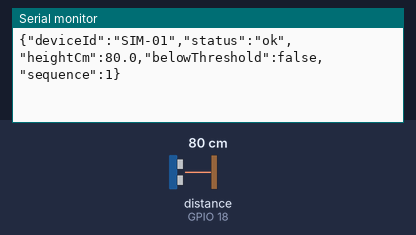
A sketch run on a simulated ESP32. Parts: the last lines printed to the serial monitor. Wiring (inferred from the names in the program): ultrasonic range finder: trigger GPIO 5; echo GPIO 18. The test bench sets the inputs (shaded band); at power-on: distance to the obstacle (sensor on GPIO 18) 80 cm. The echo pulse lasts 58.3 µs per cm.

Above: at 1.2 s.
1.3 s: distance to the obstacle (sensor on GPIO 18) set to 24 cm
At 2.2 s:
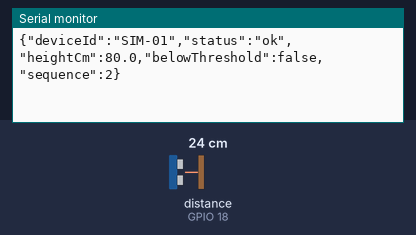
2.8 s: distance to the obstacle (sensor on GPIO 18) set to 19 cm
At 4.1 s:
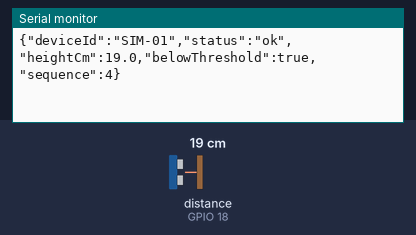
Timing chart, 0 to 5.8 s (numbered marks = the images above; inputs shaded):
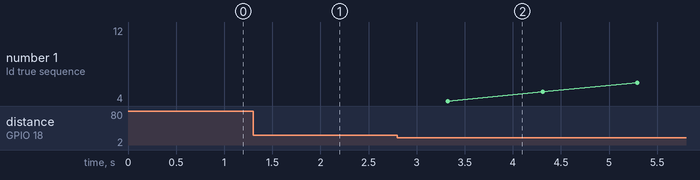

Measured:
- the behaviour switches between 21 and 20 cm on distance to the obstacle (sensor on GPIO 18) (found by bisection; images 1 and 2)
- after the input at 2.8 s, the serial monitor: prints a new line after 0.52 s (image 2)

The sketch:

hackathon.ino.ino
```cpp
/* URINOVA hackathon prototype — NOT for clinical use.
   Assumed hardware: classic ESP32 DevKit + HC-SR04.
   Verify your board and sensor before wiring. Mount the sensor at the bag's
   lowest point facing the floor. Otherwise this measures sensor-to-floor,
   not necessarily bag-to-floor. Set SENSOR_OFFSET_CM after calibration.

   HC-SR04 VCC -> regulated 5V; GND -> common GND; TRIG -> GPIO 5.
   ECHO -> 10k resistor -> GPIO 18; GPIO 18 -> 10k resistor -> GND.
   This divider lowers the 5V echo to ~2.5V. Never connect 5V echo directly
   to an ESP32 GPIO. Pins apply to classic DevKit, not every ESP32 variant.
   Serial JSON at 115200 baud. No Wi-Fi or cloud connection in this sketch.
*/
#include <Arduino.h>

constexpr uint8_t TRIG_PIN = 5;
constexpr uint8_t ECHO_PIN = 18;
constexpr float SENSOR_OFFSET_CM = 0.0f;
constexpr float DEMO_THRESHOLD_CM = 20.0f;
uint32_t sequenceNumber = 0;

float sampleDistance() {
  digitalWrite(TRIG_PIN, LOW);
  delayMicroseconds(2);
  digitalWrite(TRIG_PIN, HIGH);
  delayMicroseconds(10);
  digitalWrite(TRIG_PIN, LOW);
  unsigned long duration = pulseIn(ECHO_PIN, HIGH, 30000UL);
  if (duration == 0) return -1; // No echo is a fault, never a zero reading.
  float cm = duration * 0.0343f / 2.0f;
  if (cm < 2 || cm > 400) return -1;
  return cm;
}

void setup() {
  Serial.begin(115200);
  pinMode(TRIG_PIN, OUTPUT);
  pinMode(ECHO_PIN, INPUT);
  digitalWrite(TRIG_PIN, LOW);
}

void loop() {
  float samples[5];
  int count = 0;
  for (int i = 0; i < 5; i++) {
    float cm = sampleDistance();
    if (cm >= 0) samples[count++] = cm;
    delay(65);
  }
  sequenceNumber++;
  if (count < 3) {
    Serial.printf("{\"deviceId\":\"SIM-01\",\"status\":\"sensor_error\",\"sequence\":%lu}\n", (unsigned long)sequenceNumber);
  } else {
    for (int i=0; i<count-1; i++) for (int j=i+1; j<count; j++) {
      if (samples[j]<samples[i]) {float tmp=samples[i];samples[i]=samples[j];samples[j]=tmp;}
    }
    float height = samples[count/2] - SENSOR_OFFSET_CM;
    if (height < 0) {
      Serial.printf("{\"deviceId\":\"SIM-01\",\"status\":\"calibration_error\",\"sequence\":%lu}\n", (unsigned long)sequenceNumber);
    } else {
      Serial.printf("{\"deviceId\":\"SIM-01\",\"status\":\"ok\",\"heightCm\":%.1f,\"belowThreshold\":%s,\"sequence\":%lu}\n",
        height, height<=DEMO_THRESHOLD_CM?"true":"false", (unsigned long)sequenceNumber);
    }
  }
  delay(650);
}
```
